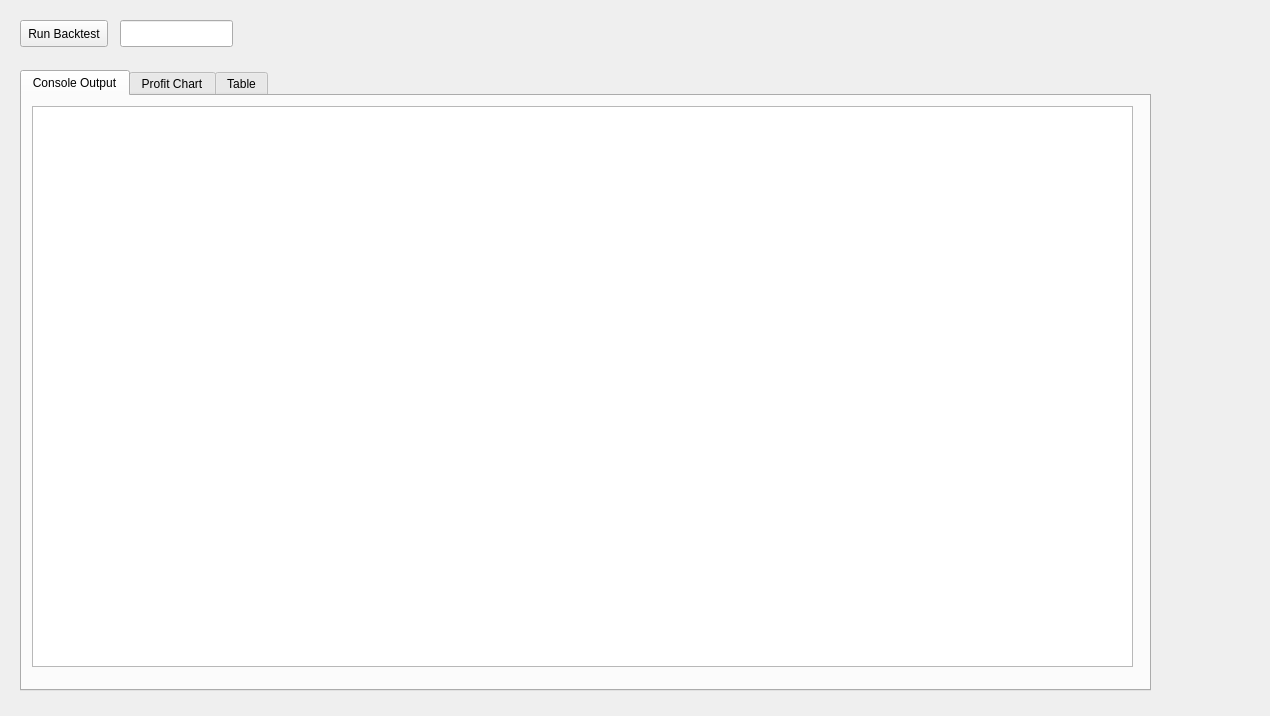
<?xml version="1.0" encoding="UTF-8"?>
<ui version="4.0">
 <class>backtest_engine</class>
 <widget class="QWidget" name="backtest_engine">
  <property name="geometry">
   <rect>
    <x>0</x>
    <y>0</y>
    <width>1270</width>
    <height>716</height>
   </rect>
  </property>
  <property name="sizePolicy">
   <sizepolicy hsizetype="Expanding" vsizetype="Expanding">
    <horstretch>0</horstretch>
    <verstretch>0</verstretch>
   </sizepolicy>
  </property>
  <property name="windowTitle">
   <string>Form</string>
  </property>
  <widget class="QPushButton" name="runBacktestButton">
   <property name="geometry">
    <rect>
     <x>20</x>
     <y>20</y>
     <width>88</width>
     <height>27</height>
    </rect>
   </property>
   <property name="text">
    <string>Run Backtest</string>
   </property>
  </widget>
  <widget class="QTabWidget" name="tabWidget">
   <property name="geometry">
    <rect>
     <x>20</x>
     <y>70</y>
     <width>1131</width>
     <height>621</height>
    </rect>
   </property>
   <property name="currentIndex">
    <number>0</number>
   </property>
   <widget class="QWidget" name="Console_Output">
    <attribute name="title">
     <string>Console Output</string>
    </attribute>
    <widget class="QTextEdit" name="backtestOutput">
     <property name="geometry">
      <rect>
       <x>10</x>
       <y>10</y>
       <width>1101</width>
       <height>561</height>
      </rect>
     </property>
     <property name="sizePolicy">
      <sizepolicy hsizetype="Maximum" vsizetype="Maximum">
       <horstretch>0</horstretch>
       <verstretch>0</verstretch>
      </sizepolicy>
     </property>
    </widget>
   </widget>
   <widget class="QWidget" name="Profit_Chart">
    <attribute name="title">
     <string>Profit Chart</string>
    </attribute>
    <widget class="QWidget" name="verticalLayoutWidget">
     <property name="geometry">
      <rect>
       <x>0</x>
       <y>10</y>
       <width>1111</width>
       <height>571</height>
      </rect>
     </property>
     <layout class="QVBoxLayout" name="verticalLayout"/>
    </widget>
   </widget>
   <widget class="QWidget" name="Table">
    <attribute name="title">
     <string>Table</string>
    </attribute>
    <widget class="QWidget" name="verticalLayoutWidget_2">
     <property name="geometry">
      <rect>
       <x>10</x>
       <y>10</y>
       <width>1111</width>
       <height>561</height>
      </rect>
     </property>
     <layout class="QVBoxLayout" name="verticalLayout_2"/>
    </widget>
   </widget>
  </widget>
  <widget class="QLineEdit" name="enterMaxBars">
   <property name="geometry">
    <rect>
     <x>120</x>
     <y>20</y>
     <width>113</width>
     <height>27</height>
    </rect>
   </property>
  </widget>
 </widget>
 <resources/>
 <connections/>
</ui>
